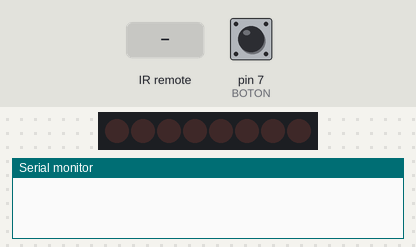
Recording of a sketch running on a simulated Arduino Uno, built with avr-gcc and run on an emulated ATmega328P. On the bench: 8 shift-register outputs drawn as a row of LEDs (first output left, lit = HIGH), the last lines printed to the serial monitor. Wiring (inferred from the names in the program): shift register (74HC595): data pin 2; shift clock pin 4; latch pin 3. Wiring (inferred from the signals the program sends): row of LEDs: on Q0, Q1, Q2, Q3, Q4, Q5, Q6, Q7. The inputs (shaded band) are chosen by the test bench; at power-on: pin 7 (BOTON) LOW. Random numbers use the default seed unless the sketch sets one.

Above: at 1.2 s.
1.3 s: pin 7 (BOTON) pulled HIGH for 0.15 s
At 1.31 s:
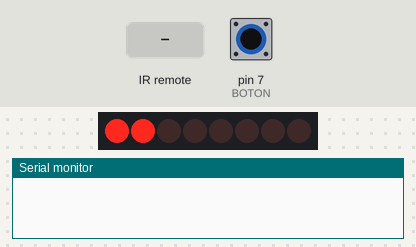
At 1.66 s:
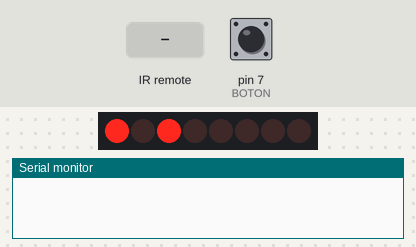
2.9 s: infrared code 0x0 received
At 2.9 s:
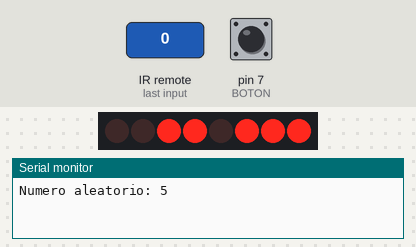
Timing chart, 0 to 5.9 s (numbered marks = the images above; inputs shaded):
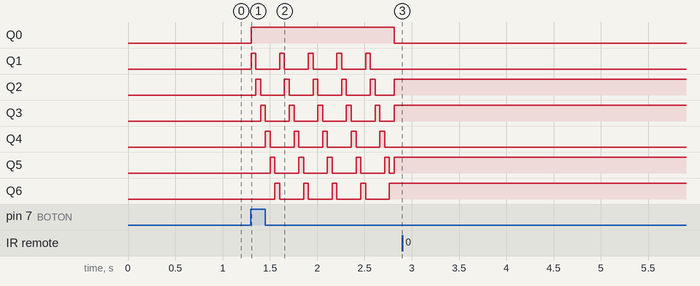

The sketch:

sketch_mar20-03-2024.ino
```cpp
#include <Arduino.h>
#include <math.h>
#include <IRremote.hpp>

#define LATCH 3
#define dataINPUT 2
#define CLOCK 4
#define BOTON 7
#define INFRARROJO 11

// 7 segment display controlado por un 74HC595, Q1-Q7 son las salidas del 74HC595

//        BgfabcdeP (P -> dp)
#define a B00000000

#define CERO B01111110    // Display 0
#define UNO B00011000     // Display 1
#define DOS B10110111     // Display 2
#define TRES B10111100    // Display 3
#define CUATRO B11011000  // Display 4
#define CINCO B11101100   // Display 5
#define SEIS B11101110    // Display 6
#define SIETE B00111000   // Display 7
#define OCHO B11111110    // Display 8

int numeroAleatorio = -1;
int valorBotonAnterior = 0;
int lecturaInfrarrojo = 0;

void setup() {
  // put your setup code here, to run once:
  Serial.begin(9600);
  pinMode(LATCH, OUTPUT);
  pinMode(dataINPUT, OUTPUT);
  pinMode(CLOCK, OUTPUT);
  pinMode(BOTON, INPUT);
  IrReceiver.begin(INFRARROJO);

  digitalWrite(LATCH, LOW);
  shiftOut(dataINPUT, CLOCK, MSBFIRST, a);
  digitalWrite(LATCH, HIGH);
  IrReceiver.resume();
}

void loop() {
  int valorBoton = digitalRead(BOTON);


    if (IrReceiver.decode()) {
      lecturaInfrarrojo = IrReceiver.decodedIRData.command;
      Serial.print("La trama de 32 bits recibida es: ");
      Serial.println(IrReceiver.decodedIRData.decodedRawData, BIN);
      Serial.print("El comando recibido en DEC es: ");
      Serial.println(lecturaInfrarrojo, DEC);
      IrReceiver.printIRResultShort(&Serial);
      IrReceiver.resume();
    }


  // put your main code here, to run repeatedly:
  if ((valorBoton == HIGH && valorBotonAnterior == LOW) || lecturaInfrarrojo == 69) {

    NUMrandom();

    animacion();

    encenderNumero();
    Serial.print("Numero aleatorio: ");
    Serial.println(numeroAleatorio);

    lecturaInfrarrojo = -1;
    IrReceiver.resume();
  }

  // Serial.println(valorBoton);
  valorBotonAnterior = valorBoton;
  delayMicroseconds(500);

}

void NUMrandom() {
  randomSeed(analogRead(A0));
  numeroAleatorio = random(0, 9);
}

// Encendemos cada segmento del display (menos el g) a modo de ruleta
void animacion() {
  for (int j = 0; j < 5; j++) {
    for (int i = 1; i < 7; i++) {
      digitalWrite(LATCH, LOW);  // Paramos la salida
      // Las potencias de 2 son encienden solo un segmento
      shiftOut(dataINPUT, CLOCK, MSBFIRST, pow(2, i) + 1);
      digitalWrite(LATCH, HIGH);
      delay(50);
    }
  }
}

void encenderNumero() {
  switch (numeroAleatorio) {
    case 0:
      digitalWrite(LATCH, LOW);  // Paramos la salida
      shiftOut(dataINPUT, CLOCK, MSBFIRST, CERO);
      digitalWrite(LATCH, HIGH);
      break;
    case 1:
      digitalWrite(LATCH, LOW);  // Paramos la salida
      shiftOut(dataINPUT, CLOCK, MSBFIRST, UNO);
      digitalWrite(LATCH, HIGH);
      break;
    case 2:
      digitalWrite(LATCH, LOW);  // Paramos la salida
      shiftOut(dataINPUT, CLOCK, MSBFIRST, DOS);
      digitalWrite(LATCH, HIGH);
      break;
    case 3:
      digitalWrite(LATCH, LOW);  // Paramos la salida
      shiftOut(dataINPUT, CLOCK, MSBFIRST, TRES);
      digitalWrite(LATCH, HIGH);
      break;
      digitalWrite(LATCH, LOW);  // Paramos la salida
      shiftOut(dataINPUT, CLOCK, MSBFIRST, TRES);
      digitalWrite(LATCH, HIGH);
      break;
    case 4:
      digitalWrite(LATCH, LOW);  // Paramos la salida
      shiftOut(dataINPUT, CLOCK, MSBFIRST, CUATRO);
      digitalWrite(LATCH, HIGH);
      break;
    case 5:
      digitalWrite(LATCH, LOW);  // Paramos la salida
      shiftOut(dataINPUT, CLOCK, MSBFIRST, CINCO);
      digitalWrite(LATCH, HIGH);
      break;
    case 6:
      digitalWrite(LATCH, LOW);  // Paramos la salida
      shiftOut(dataINPUT, CLOCK, MSBFIRST, SEIS);
      digitalWrite(LATCH, HIGH);
      break;
    case 7:
      digitalWrite(LATCH, LOW);  // Paramos la salida
      shiftOut(dataINPUT, CLOCK, MSBFIRST, SIETE);
      digitalWrite(LATCH, HIGH);
      break;
    case 8:
      digitalWrite(LATCH, LOW);  // Paramos la salida
      shiftOut(dataINPUT, CLOCK, MSBFIRST, OCHO);
      digitalWrite(LATCH, HIGH);
      break;
    default:
      break;
  }
}
```

Measured:
- after the input at 1.3 s, Q0: LOW → HIGH at once, → LOW 1.5 s later; Q1: alternates HIGH for 0.05 s and LOW for 0.25 s, starting at once
